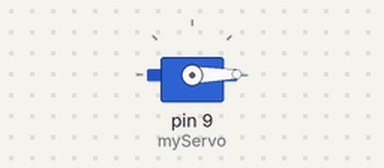
This sketch was run on a simulated Arduino Uno, built with avr-gcc and run on an emulated ATmega328P. On the bench: servo.

Above: at 0.05 s.
At 1.3 s:
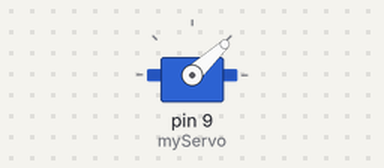
At 2.55 s:
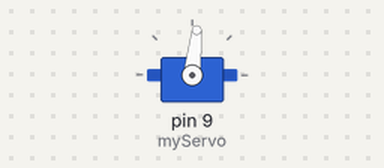
At 5.05 s:
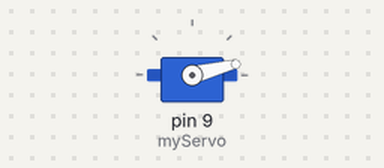
Timing chart, 0 to 7.1 s (numbered marks = the images above):
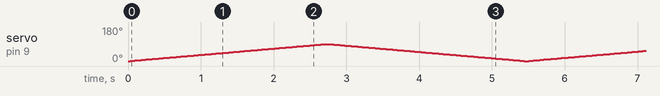

The sketch:

servo_2.ino
```cpp
#include <Servo.h>

Servo myServo;
int pos = 0;  // Pozisyon değişkeni

void setup() {
  myServo.attach(9);
}

void loop() {
  // 0'dan 180'e yavaşça dön
  for (pos = 0; pos <= 90; pos++) {
    myServo.write(pos);
    delay(30);  // Hız ayarı (düşük sayı = hızlı)
  }

  // 180'den 0'a yavaşça dön
  for (pos = 90; pos >= 0; pos--) {
    myServo.write(pos);
    delay(30);
  }
}
```
